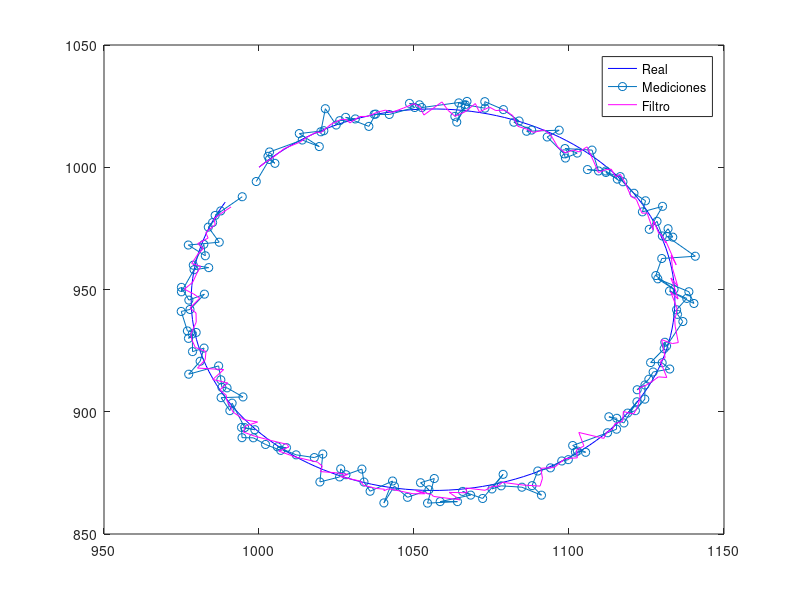
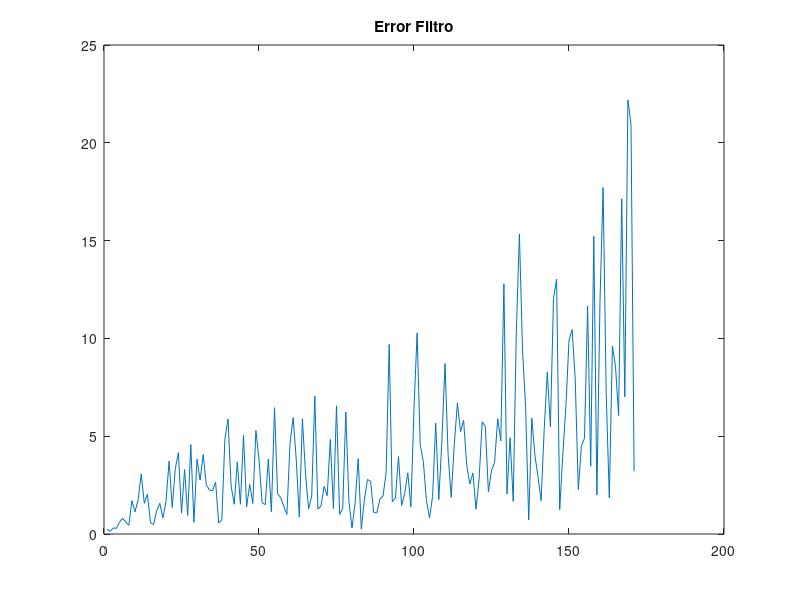
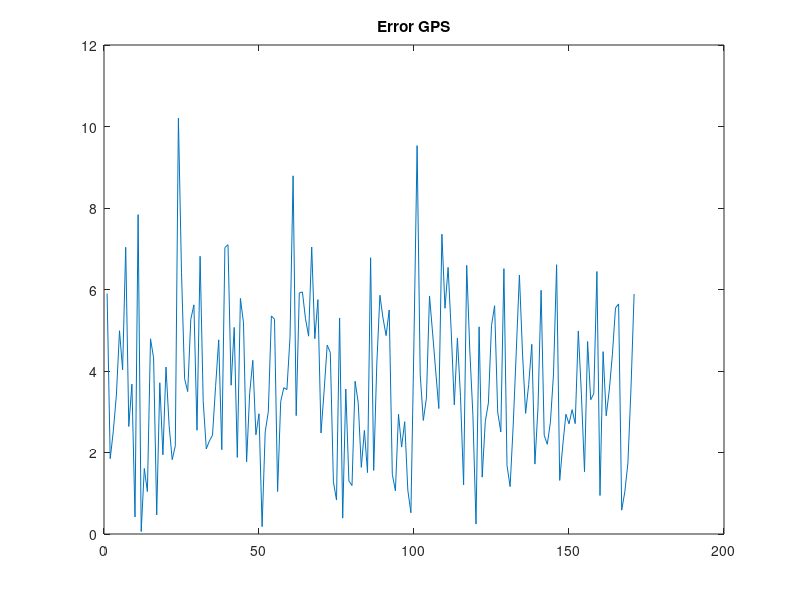

Here is the MATLAB script that generated these plots, in order:
clc;
clear all;
close all;


dt = 0.1;
t = 0:dt:17;
x = 1000;
y = 1000;

V = 100000/3600; % km/h a m/s 2 km/h
L = 2.92; % m
theta = 90 - atand(x/y);
Phi = 65; % grados

xpos = zeros(1, length(t));
ypos = zeros(1, length(t));
orientacion = zeros(1,length(t));

xpos(1) = x;
ypos(1) = y;

orientacion(1) = theta;


varianza = 9;
gps = zeros(2, length(t));
gps(1,1) = xpos(1) + sqrt(varianza)*randn;
gps(2,1) = ypos(1) + sqrt(varianza)*randn;
%{
gps(1,1) = awgn(xpos(1),db);
gps(2,1) = awgn(ypos(1),db);
%}


for n = 2:length(t)
    xpos(n) = xpos(n-1) + (  dt * V * cosd( 90 - orientacion(n-1) )  );
    ypos(n) = ypos(n-1) + (  dt * V * sind( 90 - orientacion(n-1) )  );
    gps(1,n) = xpos(n) + sqrt(varianza)*randn;
    gps(2,n) = ypos(n) + sqrt(varianza)*randn;
    orientacion(n) = orientacion(n-1) + (dt * V * tand(Phi) ) / L;
end

figure
plot(xpos,ypos,'b')
hold
plot(gps(1,:),gps(2,:),	'-o')


varianza = 0.01;
Vel(1:length(xpos)) = V + sqrt(varianza)*randn(1,length(xpos));

Xvec = [gps ; Vel];

Estados = [xpos; ypos; orientacion; V*ones(1,length(t))];

xhatpriori = [x; y; theta; V];
Ppriori = 10 * eye(4);
I = eye(4);

xhatArray = xhatpriori;

H = [1 0 0 0;0 1 0 0; 0 0 0 1];
R = 10*[9 0 0; 0 9 0; 0 0 0.01];
Q = 0.01*[0.01 0 0 0; 0 0.01 0 0; 0 0 0.01 0; 0 0 0 0.01];


%   Extended Kalman Filter

for i = 1:length(t)-1
F = [1 0 0 cosd(xhatpriori(3));0 1 0 sind(xhatpriori(3));0 0 1 tand(Phi)/L; 0 0 0 1];

%Prediction stage
%{
    xpos(n) = xpos(n-1) + (  dt * V * cosd( 90 - orientacion(n-1) )  );
    ypos(n) = ypos(n-1) + (  dt * V * sind( 90 - orientacion(n-1) )  );
    gps(1,n) = xpos(n) + sqrt(varianza)*randn;
    gps(2,n) = ypos(n) + sqrt(varianza)*randn;
    orientacion(n) = orientacion(n-1) + (dt * V * tand(Phi) ) / L;
%}
xhatpriori(1) = xhatpriori(1) + (  dt * xhatpriori(4) * cosd( 90 - xhatpriori(3) )  );
xhatpriori(2) = xhatpriori(2) + (  dt * xhatpriori(4) * sind( 90 - xhatpriori(3) )  );
xhatpriori(3) = xhatpriori(3) + (  dt * xhatpriori(4) * tand(Phi) ) / L;
Ppriori = F*Ppriori*F' + Q;

%Update
K = Ppriori*H'/(H*Ppriori*H'+R);
xhat = xhatpriori + K*(Xvec(:,i+1)-H*xhatpriori);
P = (I - K*H)*Ppriori;
xhatArray = [xhatArray xhat];

xhatpriori = xhat;
end

xArray = [xpos;ypos;orientacion;Vel];

xArray2 = [xpos; ypos];


Error = sqrt(sum((xhatArray - xArray).^2, 1));
ErrorGPS = sqrt(sum((gps - xArray2).^2, 1));




plot(xhatArray(1,:),xhatArray(2,:),'m')
legend('Real', 'Mediciones', 'Filtro')



figure(2)
plot(Error);
title('Error Filtro');

figure(3)
plot(ErrorGPS);
title('Error GPS');




%{
x = [0 0.2 0.4 0.8 1.2 1.6 2.0];
y = [0 0.155 0.240 0.328 0.450 0.582 0.692];
p = polyfit(x, y, 1);
v = polyval(p, x);
figure()
plot(x,y,'x','MarkerEdgeColor','black')
hold on
plot(x, v)
hold off
grid on;
xlabel('Protein standard concentration (µg/µl)');


figure()
C = (x(:).^(1:4))\y(:);
xint = linspace(0,2,100)';
plot(x,y,'o',xint,(xint.^(1:4))*C,'r-')

y = C(1)*x + C(2)*x.^2 + C(3)*x.^3 + C(4)*x.^4

spl = spline(x,y);
figure()
plot(x,y,'o',xint,ppval(spl,xint),'r-')
%}